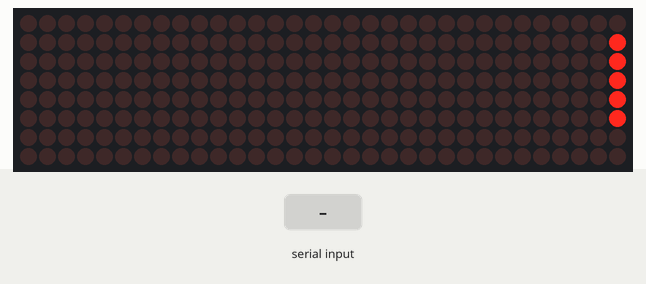
This sketch was run on a simulated Arduino Uno, built with avr-gcc and run on an emulated ATmega328P. On the bench: 32×8 LED matrix. The inputs (shaded band) are chosen by the test bench. What the sketch prints to the serial monitor is not drawn.

Above: at 0.11 s.
At 0.51 s:
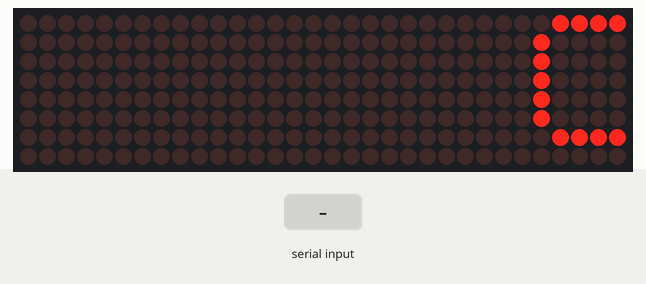
At 11.2 s:
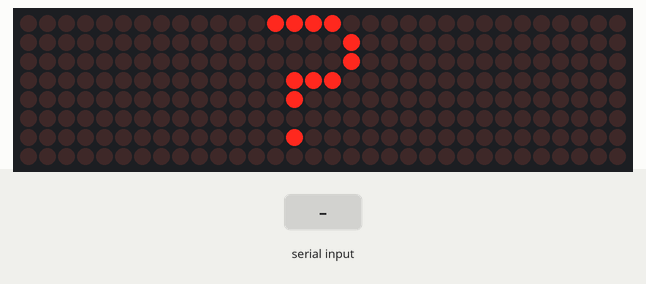

The sketch:

simple-co2.ino
```cpp
// https://github.com/kiu/simple-co2/

#include <MD_Parola.h> //v3.0.1
#include <MD_MAX72xx.h> //v3.0.2

#define HARDWARE_TYPE MD_MAX72XX::FC16_HW
#define MAX_DEVICES 4
#define CS_PIN 7

#define DEBUG 1
#define MEASURE_INTERVAL_SECONDS 20

MD_Parola P = MD_Parola(HARDWARE_TYPE, CS_PIN, MAX_DEVICES);

byte tx_cmd_read[9] =             { 0xFF, 0x01, 0x86, 0x00, 0x00, 0x00, 0x00, 0x00, 0x79 };
byte tx_cmd_zero_calibration[9] = { 0xFF, 0x01, 0x87, 0x00, 0x00, 0x00, 0x00, 0x00, 0x78 };
byte rx_buf[8] = {};

uint8_t ticks = 0;
char text[5];

void tick() {
  ticks++;

  if (ticks > MEASURE_INTERVAL_SECONDS) {
    ticks = 0;
    Serial.write(tx_cmd_read, 9);
    Serial.flush();
  }
}

ISR(TIMER1_COMPA_vect) {
  tick();
}

void setupTimer1() { // https://www.arduinoslovakia.eu/application/timer-calculator
  noInterrupts();
  // Clear registers
  TCCR1A = 0;
  TCCR1B = 0;
  TCNT1 = 0;

  // 1 Hz (16000000/((15624+1)*1024))
  OCR1A = 15624;
  // CTC
  TCCR1B |= (1 << WGM12);
  // Prescaler 1024
  TCCR1B |= (1 << CS12) | (1 << CS10);
  // Output Compare Match A Interrupt Enable
  TIMSK1 |= (1 << OCIE1A);
  interrupts();
}


void readout() {
  if (Serial.available() == 0) {
    return;
  }

  for (uint8_t i = 0; i <= 7; i++) {
    rx_buf[i] = 0;
  }

  while (Serial.available() > 0 && Serial.read() != 0xFF) {
  }

  Serial.readBytes(rx_buf, 8);

  if (DEBUG) {
    Serial.print("\nRX: ");
    for (uint8_t i = 0; i <= 7; i++) {
      Serial.print(rx_buf[i], HEX);
      Serial.print(" ");
    }
    Serial.println();
  }

  if (rx_buf[0] != 0x86) {
    return;
  }

  uint8_t checksum = 0xFF - (rx_buf[0] + rx_buf[1] + rx_buf[2] + rx_buf[3] + rx_buf[4] + rx_buf[5] + rx_buf[6]) + 1;
  int16_t co2 = ((int16_t)rx_buf[1] * 0x00FF) + rx_buf[2];

  if (DEBUG) {
    Serial.print("Checksum: ");
    Serial.print(checksum, HEX);
    Serial.print(" vs ");
    Serial.println(rx_buf[7], HEX);
    Serial.print("CO2 value: ");
    Serial.println(co2);
  }

  if (rx_buf[7] != checksum) {
    co2 = 0;
  }

  sprintf(text, "%d", co2);
  P.displayText(text, PA_CENTER, 0, 0, PA_PRINT, PA_NO_EFFECT);
}

void setup(void) {
  P.begin();

  Serial.begin(9600);
  Serial.setTimeout(1000);

  setupTimer1();

  P.displayText("CO2 ppm by kiu", PA_CENTER, 100, 0, PA_SCROLL_LEFT, PA_SCROLL_LEFT);
  while (ticks < 11) {
    P.displayAnimate();
  }
  P.displayText("?", PA_CENTER, 0, 0, PA_PRINT, PA_NO_EFFECT);

  // Serial.write(tx_cmd_zero_calibration, 9);
  // Serial.flush();

  ticks = 0xFE;
}

void loop(void) {
  P.displayAnimate();
  readout();
}
```
